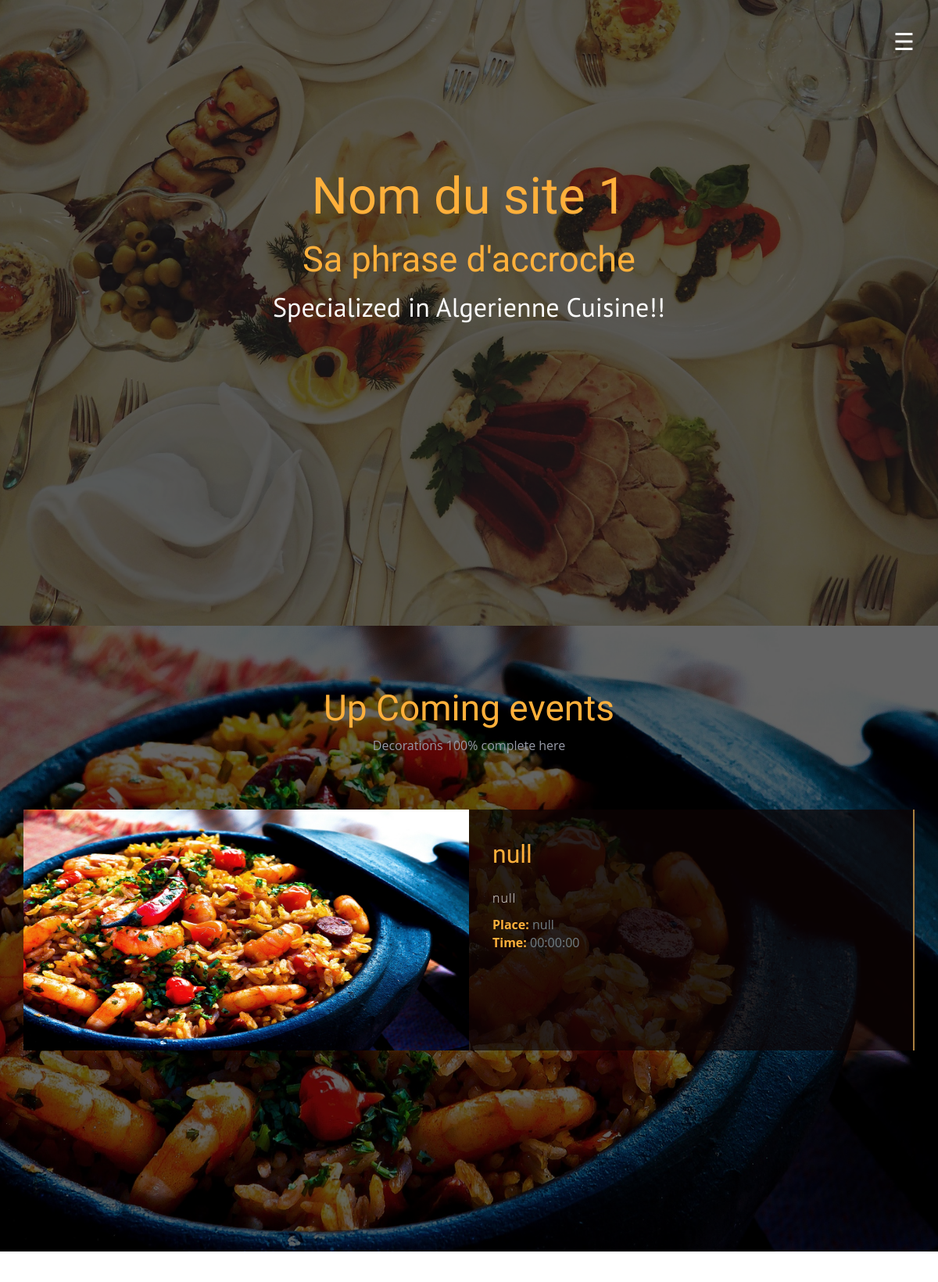
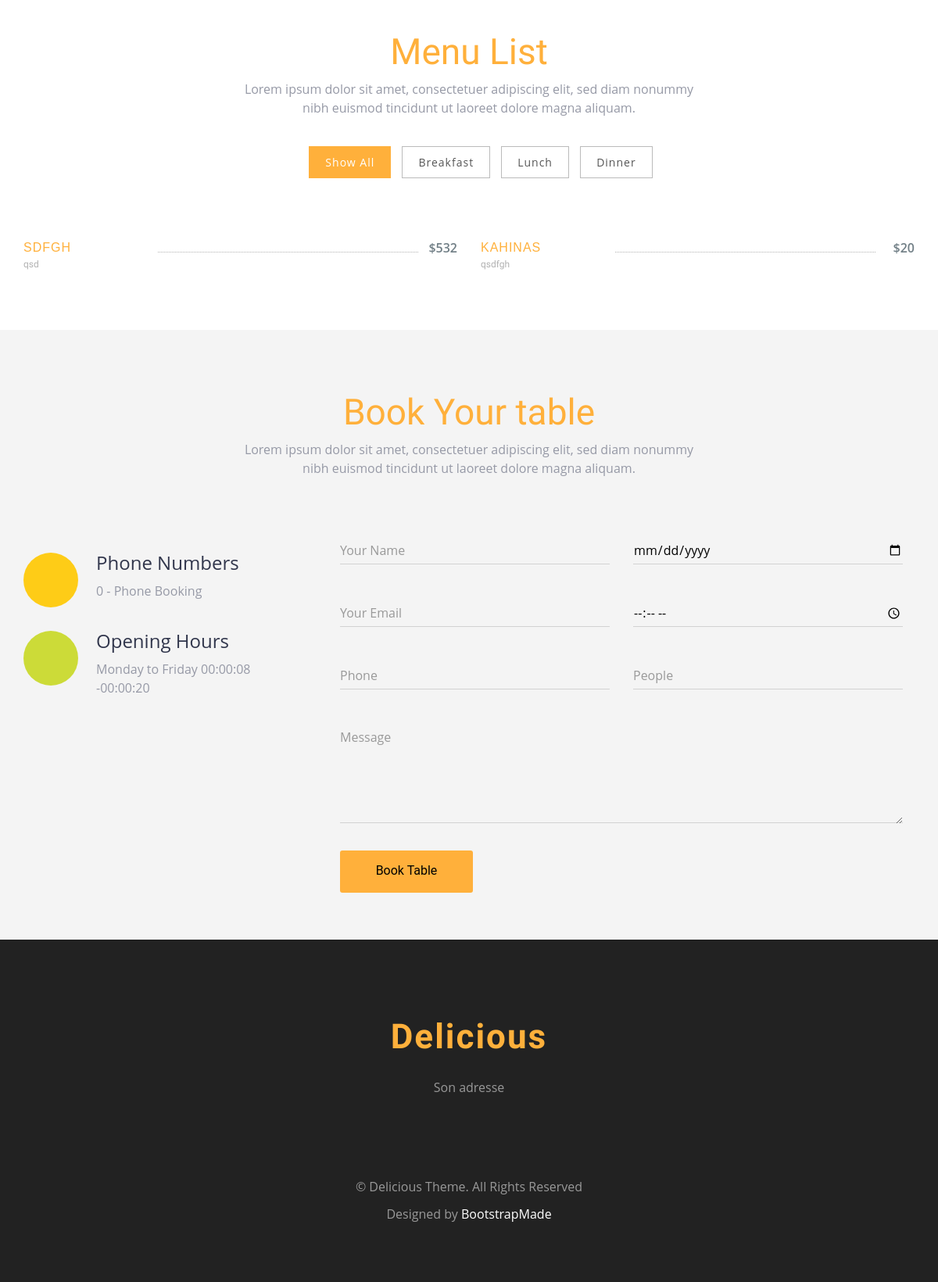
The page / on the database its author committed (2 pictures, top to bottom).
### tables this page shows
CREATE TABLE IF NOT EXISTS `information` (
  `id` int NOT NULL AUTO_INCREMENT,
  `nom` varchar(255) NOT NULL,
  `specialite` varchar(255) NOT NULL,
  `phraseaccroche` varchar(255) NOT NULL,
  `adresse` varchar(255) NOT NULL,
  `fblink` varchar(255) NOT NULL,
  `phonenumber` int NOT NULL,
  `heureouverture` time NOT NULL,
  `heurefermeture` time NOT NULL,
  PRIMARY KEY (`id`)
);

CREATE TABLE IF NOT EXISTS `evenement` (
  `id` int NOT NULL AUTO_INCREMENT,
  `titre` varchar(255) NOT NULL,
  `description` varchar(255) NOT NULL,
  `place` varchar(255) NOT NULL,
  `heur` time NOT NULL,
  PRIMARY KEY (`id`)
);

CREATE TABLE IF NOT EXISTS `menu` (
  `Nom` varchar(100) NOT NULL,
  `descriptionn` varchar(255) NOT NULL,
  `prix` int NOT NULL,
  `categorie` varchar(10) NOT NULL,
  PRIMARY KEY (`Nom`)
);

### index.php (the view, shortened to what this page needs)
<?php
require("connexionbdd.php");
$query1 = "SELECT * FROM evenement";
$result1 = $baserestau->query($query1);
if ($result1) {
  $row1 = $result1->fetch(PDO::FETCH_ASSOC);
}
$query3 = "SELECT * FROM information WHERE id = 1";
$result3 = $baserestau->query($query3);
if ($result3) {
  $row3 = $result3->fetch(PDO::FETCH_ASSOC);
}
$result = $baserestau->query("SELECT * FROM menu");
$menuItems = array();
if ($result) {
  while ($row = $result->fetch(PDO::FETCH_ASSOC)) {
    $menuItems[] = $row;
  }
} else {
  echo "Erreur lors de la récupération des données : " . $baserestau->errorInfo()[2];
}
?>
<!DOCTYPE html>
<html lang="en">
<head>
  <link rel="stylesheet" href="https://cdn.jsdelivr.net/npm/bootstrap@3.4.1/dist/css/bootstrap.min.css">
  <link rel="stylesheet" href="https://cdn.jsdelivr.net/npm/bootstrap@3.4.1/dist/css/bootstrap-theme.min.css">
  <link rel="stylesheet" type="text/css" href="css/style.css">
</head>
<body>
  <section id="banner">
    <div class="bg-color">
      <header id="header">
        <div class="container">
          <span onclick="openNav()" class="pull-right menu-icon">☰</span>
        </div>
      </header>
      <div class="container">
        <div class="row">
          <div class="inner text-center">
            <h1 class="logo-name"><?php echo $row3['nom']; ?></h1>
            <h2><?php echo $row3['phraseaccroche']; ?></h2>
            <p>Specialized in <?php echo $row3['specialite']; ?> Cuisine!!</p>
          </div>
        </div>
      </div>
    </div>
  </section>
  <section id="event">
    <div class="bg-color" class="section-padding">
      <div class="container">
        <div class="row">
          <div class="col-xs-12 text-center" style="padding:60px;">
            <h1 class="header-h">Up Coming events</h1>
            <p class="header-p">Decorations 100% complete here</p>
          </div>
          <div class="col-md-12" style="padding-bottom:60px;">
            <div class="item active left">
              <div class="col-md-6 col-sm-6 left-images">
                <img src="img/res02.jpg" class="img-responsive">
              </div>
              <div class="col-md-6 col-sm-6 details-text">
                <div class="content-holder">
                  <h2><?php echo $row1['titre']; ?></h2>
                  <p><?php echo $row1['description']; ?></p>
                  <address>
                    <strong>Place: </strong>
                    <?php echo $row1['place']; ?>
                    <br>
                    <strong>Time: </strong>
                    <?php echo $row1['heur']; ?>
                  </address>
                </div>
              </div>
            </div>
          </div>
        </div>
      </div>
    </div>
  </section>
  <section id="menu-list" class="section-padding">
    <div class="container">
      <div class="row">
        <div class="col-md-12 text-center marb-35">
          <h1 class="header-h">Menu List</h1>
          <p class="header-p">Lorem ipsum dolor sit amet, consectetuer adipiscing elit, sed diam nonummy
            <br>nibh euismod tincidunt ut laoreet dolore magna aliquam.
          </p>
        </div>
        <div class="col-md-12  text-center" id="menu-flters">
          <ul>
            <li><a class="filter active" data-filter=".menu-restaurant">Show All</a></li>
            <li><a class="filter" data-filter=".breakfast">Breakfast</a></li>
            <li><a class="filter" data-filter=".lunch">Lunch</a></li>
            <li><a class="filter" data-filter=".dinner">Dinner</a></li>
          </ul>
        </div>
        <div id="menu-wrapper">
          <?php
          foreach ($menuItems as $menuItem) {
            $categoryClass = strtolower($menuItem['categorie']);
          ?>
            <div class="<?php echo $categoryClass; ?> menu-restaurant">
              <span class="clearfix">
                <a class="menu-title" href="#" data-meal-img="assets/img/restaurant/rib.jpg"><?php echo $menuItem['Nom']; ?></a>
                <span style="left: 166px; right: 44px;" class="menu-line"></span>
                <span class="menu-price"><?php echo '$' . $menuItem['prix']; ?></span>
              </span>
              <span class="menu-subtitle"><?php echo $menuItem['descriptionn']; ?></span>
            </div>
          <?php
          }
          ?>
        </div>
      </div>
    </div>
  </section>
  <section id="contact" class="section-padding">
    <div class="container">
      <div class="row">
        <div class="col-md-12 text-center">
          <h1 class="header-h">Book Your table</h1>
          <p class="header-p">Lorem ipsum dolor sit amet, consectetuer adipiscing elit, sed diam nonummy
            <br>nibh euismod tincidunt ut laoreet dolore magna aliquam.
          </p>
        </div>
      </div>
      <div class="row msg-row">
        <div class="col-md-4 col-sm-4 mr-15">
          <div class="media-2">
            <div class="media-left">
              <div class="contact-phone bg-1 text-center"><span class="phone-in-talk fa fa-phone"></span></div>
            </div>
            <div class="media-body">
              <h4 class="dark-blue regular">Phone Numbers</h4>
              <p class="light-blue regular alt-p"><?php echo $row3['phonenumber']; ?> - <span class="contacts-sp">Phone Booking</span></p>
            </div>
          </div>
          <div class="media-2">
            <div class="media-left">
              <div class="contact-email bg-14 text-center"><span class="hour-icon fa fa-clock-o"></span></div>
            </div>
            <div class="media-body">
              <h4 class="dark-blue regular">Opening Hours</h4>
              <p class="light-blue regular alt-p"> Monday to Friday <?php echo $row3['heureouverture']; ?> -<?php echo $row3['heurefermeture']; ?></p>
            </div>
          </div>
        </div>
        <div class="col-md-8 col-sm-8">
          <form action="" method="post" role="form" class="contactForm">
            <div class="col-md-6 col-sm-6 contact-form pad-form">
              <div class="form-group label-floating is-empty">
                <input type="text" name="name" class="form-control" id="name" placeholder="Your Name" data-rule="minlen:4" data-msg="Please enter at least 4 chars" />
              </div>
            </div>
            <div class="col-md-6 col-sm-6 contact-form">
              <div class="form-group">
                <input type="date" class="form-control label-floating is-empty" name="date" id="date" placeholder="Date" data-rule="required" data-msg="This field is required" />
              </div>
            </div>
            <div class="col-md-6 col-sm-6 contact-form pad-form">
              <div class="form-group">
                <input type="email" class="form-control label-floating is-empty" name="email" id="email" placeholder="Your Email" data-rule="email" data-msg="Please enter a valid email" />
              </div>
            </div>
            <div class="col-md-6 col-sm-6 contact-form">
              <div class="form-group">
                <input type="time" class="form-control label-floating is-empty" name="time" id="time" placeholder="Time" data-rule="required" data-msg="This field is required" />
              </div>
            </div>
            <div class="col-md-6 col-sm-6 contact-form">
              <div class="form-group">
                <input type="text" class="form-control label-floating is-empty" name="phone" id="phone" placeholder="Phone" data-rule="required" data-msg="This field is required" />
              </div>
            </div>
            <div class="col-md-6 col-sm-6 contact-form">
              <div class="form-group">
                <input type="text" class="form-control label-floating is-empty" name="people" id="people" placeholder="People" data-rule="required" data-msg="This field is required" />
              </div>
            </div>
            <div class="col-md-12 contact-form">
              <div class="form-group label-floating is-empty">
                <textarea class="form-control" name="message" rows="5" rows="3" data-rule="required" data-msg="Please write something for us" placeholder="Message"></textarea>
              </div>
            </div>
            <div class="col-md-12 btnpad">
              <div class="contacts-btn-pad">
                <button class="contacts-btn">Book Table</button>
              </div>
            </div>
          </form>
        </div>
      </div>
    </div>
  </section>
  <footer class="footer text-center">
    <div class="footer-top">
      <div class="row">
        <div class="col-md-offset-3 col-md-6 text-center">
          <div class="widget">
            <h4 class="widget-title">Delicious</h4>
            <address><?php echo $row3['adresse']; ?></address>
            <div class="social-list">
            </div>
            <p class="copyright clear-float">
              © Delicious Theme. All Rights Reserved
            <div class="credits">
              Designed by <a href="https://bootstrapmade.com/">BootstrapMade</a>
            </div>
            </p>
          </div>
        </div>
      </div>
    </div>
  </footer>
</body>
</html>

### index.php (style rules this page uses)
#menu-flters { text-align: center; margin-bottom: 20px; }
#menu-flters a { margin-right: 10px; padding: 5px 10px; color: #fff; text-decoration: none; border-radius: 5px; cursor: pointer; }

### rows shown on the page
information: nom "Nom du site 1", phraseaccroche "Sa phrase d'accroche", specialite "Algerienne", phonenumber "0", heureouverture "00:00:08", heurefermeture "00:00:20", adresse "Son adresse"
evenement: titre "null", description "null", place "null", heur "00:00:00"
menu: Nom "SDFGH", prix "532", descriptionn "qsd"
menu: Nom "KAHINAS", prix "20", descriptionn "qsdfgh"
